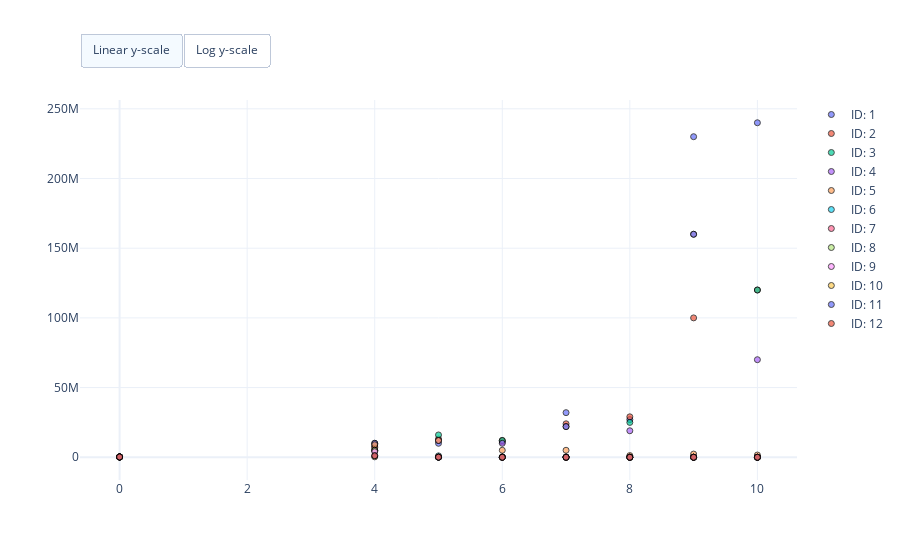

The code cell stored with this chart in its notebook:
### Markdown cell above
## Visualise data

### Code cell
fig = chi.plots.PDTimeSeriesPlot()
fig.add_data(data)
fig.show()

### Figure 1 — Plotly figure (JSON) as saved in the notebook; plotly's stock layout.template omitted (floating-point values rounded to 4 significant figures)
{"data": [{"marker": {"color": "#636EFA", "line": {"color": "black", "width": 1}, "opacity": 0.7, "symbol": "circle"}, "mode": "markers", "name": "ID: 1", "showlegend": true, "type": "scatter", "x": [0, 4, 5, 6, 7, 8, 9, 10], "y": [200000, 8000000, 10000000, 11000000, 32000000, 27000000, 230000000, 240000000]}, {"marker": {"color": "#EF553B", "line": {"color": "black", "width": 1}, "opacity": 0.7, "symbol": "circle"}, "mode": "markers", "name": "ID: 2", "showlegend": true, "type": "scatter", "x": [0, 4, 5, 6, 7, 8, 9, 10], "y": [200000, 7000000, 13000000, 12000000, 24000000, 29000000, 100000000, 120000000]}, {"marker": {"color": "#00CC96", "line": {"color": "black", "width": 1}, "opacity": 0.7, "symbol": "circle"}, "mode": "markers", "name": "ID: 3", "showlegend": true, "type": "scatter", "x": [0, 4, 5, 6, 7, 8, 9, 10], "y": [200000, 10000000, 16000000, 12000000, 22000000, 25000000, 160000000, 120000000]}, {"marker": {"color": "#AB63FA", "line": {"color": "black", "width": 1}, "opacity": 0.7, "symbol": "circle"}, "mode": "markers", "name": "ID: 4", "showlegend": true, "type": "scatter", "x": [0, 4, 5, 6, 7, 8, 9, 10], "y": [200000, 10000000, 12000000, 10000000, 22000000, 19000000, 160000000, 70000000]}, {"marker": {"color": "#FFA15A", "line": {"color": "black", "width": 1}, "opacity": 0.7, "symbol": "circle"}, "mode": "markers", "name": "ID: 5", "showlegend": true, "type": "scatter", "x": [0, 4, 5, 6, 7, 8, 9, 10], "y": [200000, 9000000, 12000000, 5000000, 5000000, 1200000, 2300000, 1600000]}, {"marker": {"color": "#19D3F3", "line": {"color": "black", "width": 1}, "opacity": 0.7, "symbol": "circle"}, "mode": "markers", "name": "ID: 6", "showlegend": true, "type": "scatter", "x": [0, 4, 5, 6, 7, 8, 9, 10], "y": [200000, 5000000, 1000000, 300000, 130000, 60000, 40000, 4000]}, {"marker": {"color": "#FF6692", "line": {"color": "black", "width": 1}, "opacity": 0.7, "symbol": "circle"}, "mode": "markers", "name": "ID: 7", "showlegend": true, "type": "scatter", "x": [0, 4, 5, 6, 7, 8, 9, 10], "y": [200000, 5000000, 130000, 30000, 40000, 8000, 6000, 2000]}, {"marker": {"color": "#B6E880", "line": {"color": "black", "width": 1}, "opacity": 0.7, "symbol": "circle"}, "mode": "markers", "name": "ID: 8", "showlegend": true, "type": "scatter", "x": [0, 4, 5, 6, 7, 8, 9, 10], "y": [200000, 5000000, 70000, 40000, 13000, 6000, 4000, 1800]}, {"marker": {"color": "#FF97FF", "line": {"color": "black", "width": 1}, "opacity": 0.7, "symbol": "circle"}, "mode": "markers", "name": "ID: 9", "showlegend": true, "type": "scatter", "x": [0, 4, 5, 6, 7, 8, 9, 10], "y": [200000, 4000000, 60000, 3000, 6000, 600, 4000, 900]}, {"marker": {"color": "#FECB52", "line": {"color": "black", "width": 1}, "opacity": 0.7, "symbol": "circle"}, "mode": "markers", "name": "ID: 10", "showlegend": true, "type": "scatter", "x": [0, 4, 5, 6, 7, 8, 9, 10], "y": [200000, 300000, 30000, 4000, 4000, 900, 900, 700]}, {"marker": {"color": "#636EFA", "line": {"color": "black", "width": 1}, "opacity": 0.7, "symbol": "circle"}, "mode": "markers", "name": "ID: 11", "showlegend": true, "type": "scatter", "x": [0, 4, 5, 6, 7, 8, 9, 10], "y": [200000, 1100000, 30000, 6000, 5000, 1600, 1100, 600]}, {"marker": {"color": "#EF553B", "line": {"color": "black", "width": 1}, "opacity": 0.7, "symbol": "circle"}, "mode": "markers", "name": "ID: 12", "showlegend": true, "type": "scatter", "x": [0, 4, 5, 6, 7, 8, 9, 10], "y": [200000, 1100000, 100000, 5000, 7000, 1100, 1000, 600]}], "layout": {"autosize": true, "updatemenus": [{"buttons": [{"args": [{"yaxis.type": "linear"}], "label": "Linear y-scale", "method": "relayout"}, {"args": [{"yaxis.type": "log"}], "label": "Log y-scale", "method": "relayout"}], "direction": "left", "pad": {"r": 0, "t": -10}, "showactive": true, "type": "buttons", "x": 0, "xanchor": "left", "y": 1.15, "yanchor": "top"}]}}
